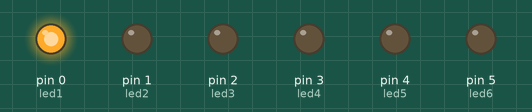
This sketch was run on a simulated Arduino Uno, built with avr-gcc and run on an emulated ATmega328P. Shown: output pins drawn as LEDs (lit = HIGH).

Above: at 0.02 s.
At 0.32 s:
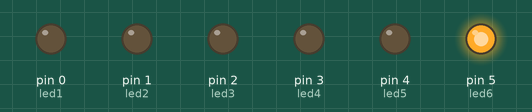
At 0.74 s:
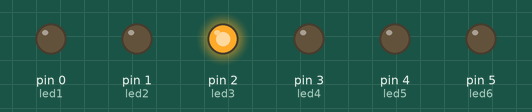
At 1.46 s:
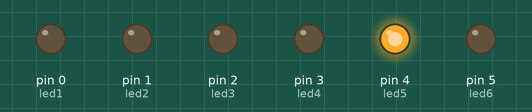
At 2.24 s:
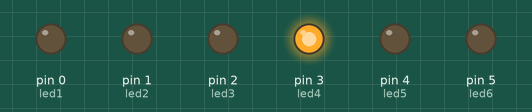
At 2.96 s:
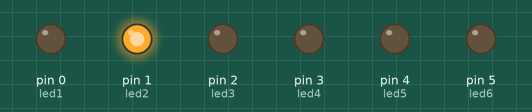
Timing chart, 0 to 3.3 s (numbered marks = the images above):
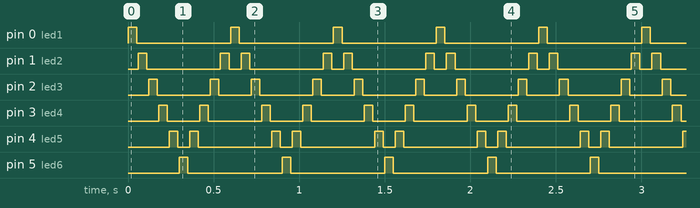

Measured:
- by itself, pin 0 (led1), pin 5 (led6): alternates HIGH for 0.05 s and LOW for 0.55 s
- by itself, pin 1 (led2): repeats every 0.60 s: LOW 0.43 s, HIGH 0.05 s, LOW 0.07 s, HIGH 0.05 s
- by itself, pin 2 (led3): repeats every 0.60 s: LOW 0.31 s, HIGH 0.05 s, LOW 0.19 s, HIGH 0.05 s
- by itself, pin 3 (led4): repeats every 0.60 s: LOW 0.19 s, HIGH 0.05 s, LOW 0.31 s, HIGH 0.05 s
- by itself, pin 4 (led5): repeats every 0.60 s: LOW 0.07 s, HIGH 0.05 s, LOW 0.43 s, HIGH 0.05 s

The sketch:

sketch_sep20a.ino
```cpp
int led1 = 0;
int led2 = 1;
int led3 = 2;
int led4 = 3;
int led5 = 4;
int led6 = 5;
int out1 = 50;
int ini = 50;


void setup() {
  // put your setup code here, to run once:
pinMode(led1, OUTPUT);
pinMode(led2, OUTPUT);
pinMode(led3, OUTPUT);
pinMode(led4, OUTPUT);
pinMode(led5, OUTPUT);
pinMode(led6, OUTPUT);
}

void loop() {
  // put your main code here, to run repeatedly:
lightOnOff(50, 10, led1);
lightOnOff(50, 10, led2);
lightOnOff(50, 10, led3);
lightOnOff(50, 10, led4);
lightOnOff(50, 10, led5);
lightOnOff(50, 10, led6);
lightOnOff(50, 10, led5);
lightOnOff(50, 10, led4);
lightOnOff(50, 10, led3);
lightOnOff(50, 10, led2);
}


void lightOnOff(int onTime, int offTime, int port){
  digitalWrite(port, HIGH);
  delay(onTime);

  digitalWrite(port, LOW);
  delay(offTime);
}
```
